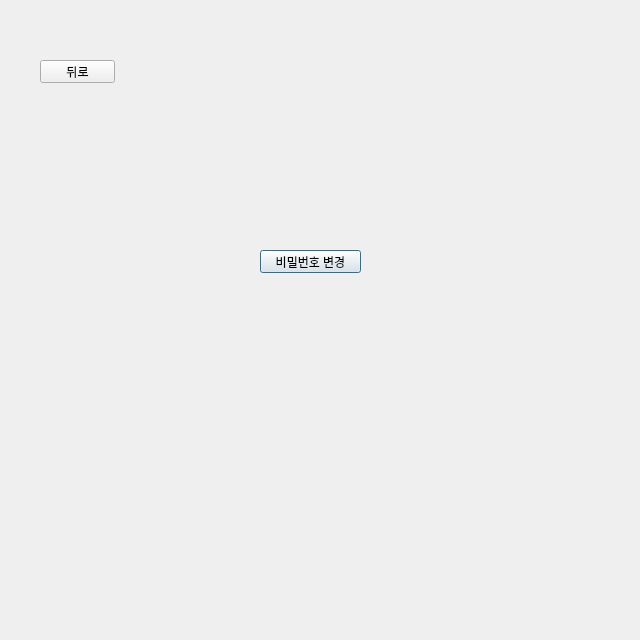
<?xml version="1.0" encoding="UTF-8"?>
<ui version="4.0">
 <class>AgencyInfo</class>
 <widget class="QDialog" name="AgencyInfo">
  <property name="geometry">
   <rect>
    <x>0</x>
    <y>0</y>
    <width>640</width>
    <height>640</height>
   </rect>
  </property>
  <property name="windowTitle">
   <string>Dialog</string>
  </property>
  <widget class="QPushButton" name="pushButton">
   <property name="geometry">
    <rect>
     <x>260</x>
     <y>250</y>
     <width>101</width>
     <height>23</height>
    </rect>
   </property>
   <property name="text">
    <string>비밀번호 변경</string>
   </property>
  </widget>
  <widget class="QPushButton" name="pushButton_2">
   <property name="geometry">
    <rect>
     <x>40</x>
     <y>60</y>
     <width>75</width>
     <height>23</height>
    </rect>
   </property>
   <property name="text">
    <string>뒤로</string>
   </property>
  </widget>
 </widget>
 <resources/>
 <connections/>
</ui>
